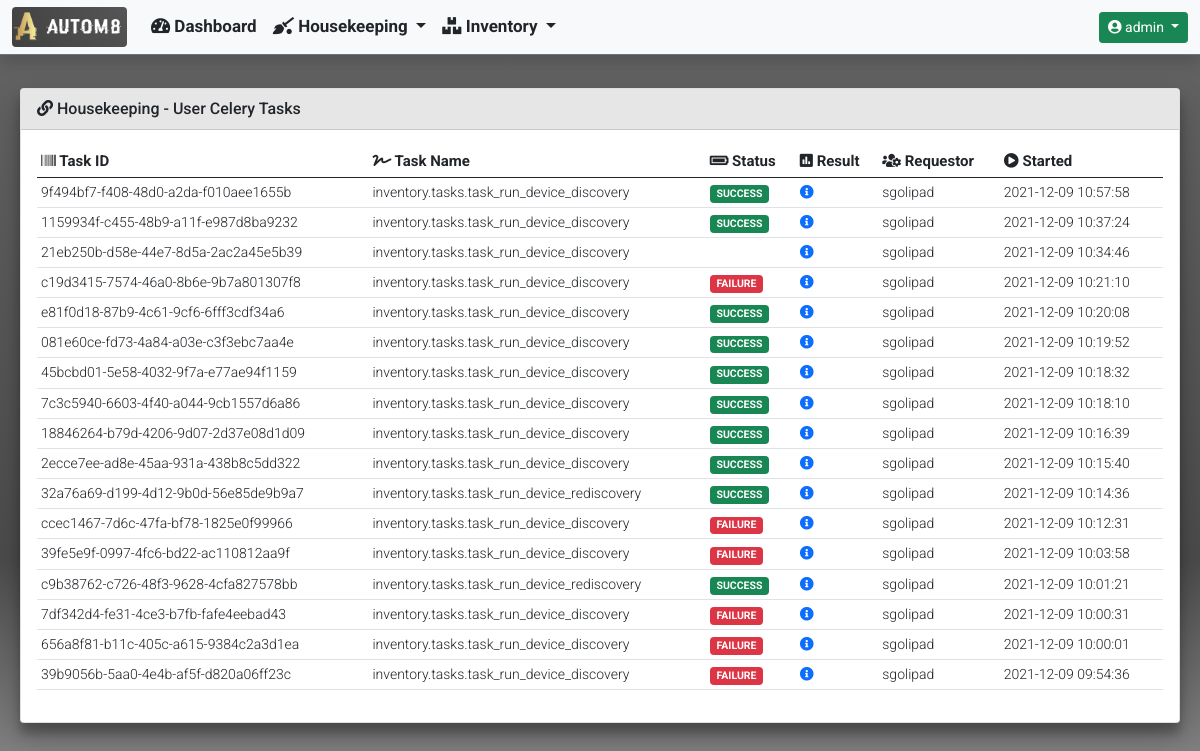
The app's page /housekeeping/ (signed in), older data.
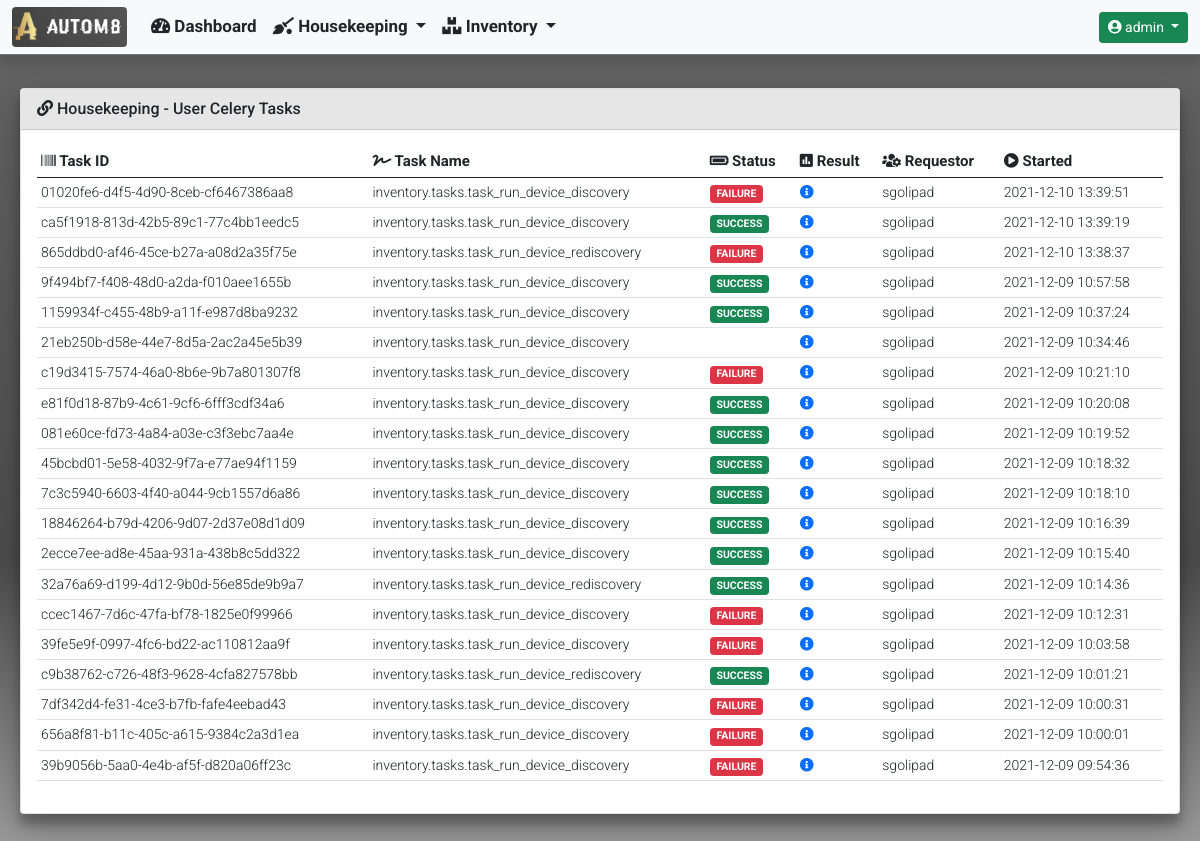
The same page, newer data.
### housekeeping/models.py (models this page shows)
class CeleryUserJobResults(models.Model):
    task_id = models.UUIDField(
        primary_key=True,
        default=uuid.uuid4,
        max_length=255
    )
    task_name = models.CharField(max_length=255)
    task_status = models.CharField(max_length=255)
    task_result = models.JSONField(null=True)
    task_requested_by = models.CharField(max_length=255)
    start_time = models.DateTimeField()

### housekeeping/views.py (the view)
def housekeeping_celery_user_tasks(request):
    tasks_list = CeleryUserJobResults.objects.all().order_by('-start_time')
    context = {
            'title': 'Housekeeping - Celery User Tasks',
            'card_header': 'Housekeeping - User Celery Tasks',
            'data': {
                'tasks_list': tasks_list
            }
        }
    if tasks.stats():
        data = {
            'celery_information': {
                'celery_statistics': tasks.stats(),
                'registered_tasks': tasks.registered_tasks()[hostname],
                'scheduled_tasks': tasks.scheduled()[hostname],
                'active_tasks': tasks.active()[hostname],
                'reserved_tasks': tasks.reserved()
            }
        }
        context['data'].update(data)
        return render(
            request,
            'housekeeping/housekeeping_celery_user_tasks.html',
            context
        )
    else:
        return render(
                request,
                'housekeeping/housekeeping_celery_user_tasks.html',
                context
            )

### templates/housekeeping/housekeeping_celery_user_tasks.html (shortened to what this page needs)
{% extends "base_template/base.html"%}
{% block content %}
{% if data.tasks_list %}
<div class="col-md-12">
    <div class="table-responsive rounded">
        <table id="celery_completed_tasks" class="table table-hover table-sm" style="width:100%">
            <thead>
                <tr>
                    <th><i class="fas fa-barcode"></i> Task ID</th>
                    <th><i class="fas fa-signature"></i> Task Name</th>
                    <th><i class="fas fa-battery-full"></i> Status</th>
                    <th><i class="fas fa-poll"></i> Result</th>
                    <th><i class="fas fa-users-cog"></i> Requestor</th>
                    <th><i class="fas fa-play-circle"></i> Started</th>
                </tr>
            </thead>
            <tbody>
                {% for completed_task in data.tasks_list %}
                <tr>
                    <td>{{ completed_task.task_id }}</td>
                    <td>{{ completed_task.task_name }}</td>
                    <td>
                        {% if 'SUCCESS' in completed_task.task_status %}
                            <span class="badge bg-success">{{ completed_task.task_status }}</span>
                        {% else %}
                            <span class="badge bg-danger">{{ completed_task.task_status }}</span>
                        {% endif %}
                    </td>
                    <td>
                        <a href="#" data-bs-toggle="modal" data-bs-target="#task_result_modal_{{ completed_task.task_id }}">
                            <i class="fas fa-info-circle"></i>
                        </a>
                    </td>
                    <td>{{ completed_task.task_requested_by }}</td>
                    <td>{{ completed_task.start_time|date:"Y-m-d H:i:s" }}</td>
                </tr>
                {% endfor %}
            </tbody>
        </table>
    </div>
</div>
{% endif %}
{% endblock %}

### templates/base_template/base.html (shortened to what this page needs)
{% load static %}
<!doctype html>
<html lang="en">
  <head>
    <link href="https://cdn.jsdelivr.net/npm/bootstrap@5.0.2/dist/css/bootstrap.min.css" rel="stylesheet">
    <link rel="stylesheet" href="https://cdnjs.cloudflare.com/ajax/libs/font-awesome/5.15.3/css/all.min.css" />
    <link rel="stylesheet" type="text/css" href="{% static 'css/custom.css' %}">
  </head>
  <body class="d-flex flex-column h-100">
    {% include 'navbar/navbar.html' %}
    <main class="container-fluid">
      <section>
          <div class="row">
            <div class="col-md-12">
                <div class="card">
                  {% if card_header %}
                  <div class="card-header">
                    <i class="fas fa-link"></i>
                      {{ card_header }}
                  </div>
                  {% endif %}
                  <div class="card-body">
                      {% block content %}
                      {% endblock %}
                  </div>
                </div>
            </div>
          </div>
      </section>
    </main>
  </body>
</html>

### templates/navbar/navbar.html (shortened to what this page needs)
{% load static %}
{% if user.is_authenticated %}
<nav class="navbar navbar-expand-md navbar-light bg-light fixed-top border-bottom border-secondary shadow">
  <div class="container-fluid">
    <a class="navbar-brand" href="#">
      <img class="rounded" src="{% static 'images/logos/portal_logo.png' %}" width="115" height="40">
    </a>
    <div class="collapse navbar-collapse" id="navbarCollapse">
      <ul class="navbar-nav me-auto mb-2 mb-md-0">
        <li class="nav-item">
          <a class="nav-link text-dark" href="{% url 'dashboard:dashboard' %}">
            <i class="fas fa-tachometer-alt"></i>
            Dashboard
          </a>
        </li>
        <li class="nav-item dropdown">
          <a class="nav-link dropdown-toggle text-dark" href="#" id="InventoryDropdown" role="button"
            data-bs-toggle="dropdown" aria-expanded="false">
            <i class="fas fa-quidditch"></i>
            Housekeeping
          </a>
        </li>
        <li class="nav-item dropdown">
          <a class="nav-link dropdown-toggle text-dark" href="#" id="InventoryDropdown" role="button"
            data-bs-toggle="dropdown" aria-expanded="false">
            <i class="fas fa-boxes"></i>
            Inventory
          </a>
        </li>
      </ul>
      <div class="dropdown">
        <a class="btn btn-sm btn-success dropdown-toggle" href="#" role="button" id="UserProfileDropdown"
          data-bs-toggle="dropdown" aria-expanded="false">
          <i class="fas fa-user-circle"></i>
          {{ user.username }}
        </a>
      </div>
    </div>
  </div>
</nav>
{% endif %}

### static/css/custom.css (style rules this page uses)
nav { font-family: 'Roboto', sans-serif; font-weight: 700; font-size: 17px; height: 55px; top: 0; }
body { font-family: 'Roboto', sans-serif; font-weight: 400; font-size: 14px; overflow-y: scroll; min-height: 70rem; padding-top: 5rem; height: 100%; background: linear-gradient(to top, #e6e6e6, #4b4b4b, #656565) }
.card { transition: 0.3s; margin: 0.5rem; position: relative; box-shadow: 0 14px 28px rgba(0, 0, 0, 0.25), 0 10px 10px rgba(0, 0, 0, 0.22); }
.card-header { font-family: 'Roboto', sans-serif; font-weight: 500; font-size: 16px; background-color: #e6e6e6; }
th { font-family: 'Roboto', sans-serif; font-weight: 700; font-size: 15px; }
td { font-family: 'Roboto', sans-serif; font-weight: 300; font-size: 14px; }

Row changes from the older to the newer data that the page shows:
added CeleryUserJobResults: task_id "01020fe6-d4f5-4d90-8ceb-cf6467386aa8", task_name "inventory.tasks.task_run_device_discovery", task_status "FAILURE", task_requested_by "sgolipad", start_time "2021-12-10 13:39:51"
added CeleryUserJobResults: task_id "ca5f1918-813d-42b5-89c1-77c4bb1eedc5", task_name "inventory.tasks.task_run_device_discovery", task_status "SUCCESS", task_requested_by "sgolipad", start_time "2021-12-10 13:39:19"
added CeleryUserJobResults: task_id "865ddbd0-af46-45ce-b27a-a08d2a35f75e", task_name "inventory.tasks.task_run_device_rediscovery", task_status "FAILURE", task_requested_by "sgolipad", start_time "2021-12-10 13:38:37"
